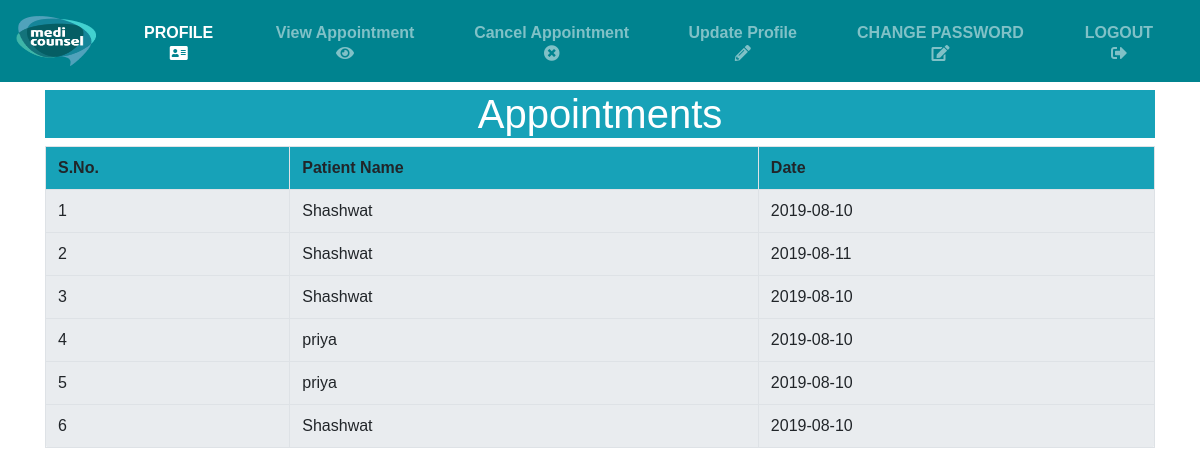
/show.php (signed in), run on the app's committed database.
### tables this page shows
CREATE TABLE IF NOT EXISTS `tbl_appointment` (
  `appid` int(11) NOT NULL AUTO_INCREMENT,
  `doc_id` int(11) NOT NULL,
  `pat_id` int(11) NOT NULL,
  `doa` varchar(10) NOT NULL,
  `status` varchar(1) NOT NULL,
  `date` varchar(10) NOT NULL,
  PRIMARY KEY (`appid`)
);

CREATE TABLE IF NOT EXISTS `tbl_patient` (
  `pat_id` int(11) NOT NULL AUTO_INCREMENT,
  `name` varchar(60) NOT NULL,
  `fname` varchar(60) NOT NULL,
  `email` varchar(30) NOT NULL,
  `password` varchar(20) NOT NULL,
  `address` varchar(150) NOT NULL,
  `mobile` varchar(13) NOT NULL,
  `pin` int(6) NOT NULL,
  `age` int(3) NOT NULL,
  `gender` varchar(6) NOT NULL,
  `date` varchar(20) NOT NULL,
  PRIMARY KEY (`pat_id`)
);

### show.php (the view, shortened to what this page needs)
<?php
if($_SESSION['doctor']=="")
{
	header("Location:login.php");
}
else
{
$email=$_SESSION['doctor'];
$query="select * from tbl_doctor where email='$email'";
$res=mysql_query($query);
if($row=mysql_fetch_array($res,MYSQL_BOTH))
{
	$did=$row['doc_id'];
}
$query2="select * from tbl_appointment where doc_id='$did'";
$res2=mysql_query($query2);
?>
<?php include("dheader.php"); ?>
<html>
<head>
</head>
<body>
<div class="container">
<h2 class="text-center h1 bg-info mt-2">Appointments</h2>
<table border="5" class="table table-bordered jumbotron table-stripped">
<tr class="warning bg-info">
	<th>S.No.</th>
	<th>Patient Name</th>
	<th>Date</th>
</tr>
<?php
$a=1;
while($row2=mysql_fetch_array($res2,MYSQL_BOTH))
{
	?>
<tr>
	<td><?php echo $a ?></td>
	<?php
		$pid=$row2['pat_id'];
		$query3="select * from tbl_patient where pat_id='$pid'";
		$res3=mysql_query($query3);
		if($row3=mysql_fetch_array($res3,MYSQL_BOTH))
		{
			$pname=$row3['name'];
		}
	?>
	<td><?php echo $pname; ?></td>
	<td><?php echo $row2['date']; ?></td>
</tr>
	<?php
	$a++;
}
 ?>
 </table>
</div>
</body>
</html>
<?php
}
?>

### css/style2.css (style rules this page uses)
body { background:url('../images/crush.jpg'); background-repeat:no-repeat; background-size:100% 100%; background-attachment:fixed; color:#fff; font-family: 'Dosis', sans-serif; font-weight: 400; }

### data on the page
tbl_appointment: pat.name "Shashwat", date "2019-08-10"
tbl_appointment: pat.name "Shashwat", date "2019-08-11"
tbl_appointment: pat.name "Shashwat", date "2019-08-10"
tbl_appointment: pat.name "priya", date "2019-08-10"
tbl_appointment: pat.name "priya", date "2019-08-10"
tbl_appointment: pat.name "Shashwat", date "2019-08-10"
